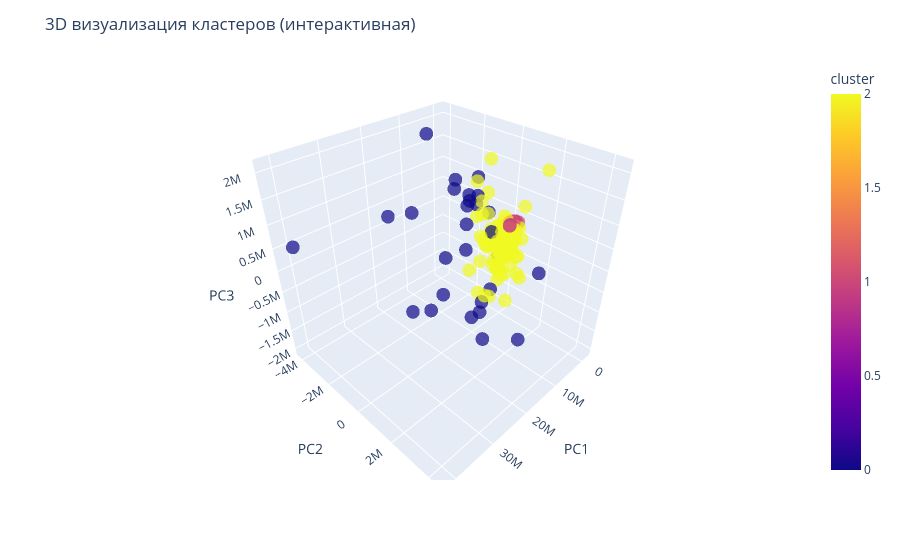

Write notebook code for a chart like this one.
### Code cell
fig = px.scatter_3d(
    df,
    x='pca1_3d',
    y='pca2_3d',
    z='pca3_3d',
    color='cluster',
    opacity=0.7
)

fig.update_layout(
    title='3D визуализация кластеров (интерактивная)',
    scene=dict(
        xaxis_title='PC1',
        yaxis_title='PC2',
        zaxis_title='PC3'
    )
)

fig.show()

### Figure 1 — Plotly figure (JSON) as saved in the notebook; plotly's stock layout.template omitted (floating-point values rounded to 4 significant figures; data arrays with more than 128 entries replaced by an {"elided": "..."} marker saying what was removed)
{"data": [{"hovertemplate": "pca1_3d=%{x}<br>pca2_3d=%{y}<br>pca3_3d=%{z}<br>cluster=%{marker.color}<extra></extra>", "legendgroup": "", "marker": {"color": {"elided": "681 int values"}, "coloraxis": "coloraxis", "opacity": 0.7, "symbol": "circle"}, "mode": "markers", "name": "", "scene": "scene", "showlegend": false, "type": "scatter3d", "x": {"elided": "681 float values"}, "y": {"elided": "681 float values"}, "z": {"elided": "681 float values"}}], "layout": {"coloraxis": {"colorbar": {"title": {"text": "cluster"}}, "colorscale": [[0, "#0d0887"], [0.1111, "#46039f"], [0.2222, "#7201a8"], [0.3333, "#9c179e"], [0.4444, "#bd3786"], [0.5556, "#d8576b"], [0.6667, "#ed7953"], [0.7778, "#fb9f3a"], [0.8889, "#fdca26"], [1, "#f0f921"]]}, "legend": {"tracegroupgap": 0}, "margin": {"t": 60}, "scene": {"domain": {"x": [0, 1], "y": [0, 1]}, "xaxis": {"title": {"text": "PC1"}}, "yaxis": {"title": {"text": "PC2"}}, "zaxis": {"title": {"text": "PC3"}}}, "title": {"text": "3D визуализация кластеров (интерактивная)"}}}
